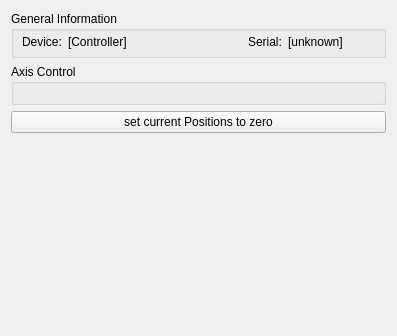
<?xml version="1.0" encoding="UTF-8"?>
<ui version="4.0">
 <class>DockWidgetThorlabsKCubeIM</class>
 <widget class="QWidget" name="DockWidgetThorlabsKCubeIM">
  <property name="geometry">
   <rect>
    <x>0</x>
    <y>0</y>
    <width>397</width>
    <height>336</height>
   </rect>
  </property>
  <property name="minimumSize">
   <size>
    <width>0</width>
    <height>237</height>
   </size>
  </property>
  <property name="windowTitle">
   <string>Thorlabs KCube Inertial Motor</string>
  </property>
  <layout class="QVBoxLayout" name="verticalLayout_2">
   <item>
    <widget class="QGroupBox" name="groupBox">
     <property name="sizePolicy">
      <sizepolicy hsizetype="Preferred" vsizetype="Minimum">
       <horstretch>0</horstretch>
       <verstretch>0</verstretch>
      </sizepolicy>
     </property>
     <property name="maximumSize">
      <size>
       <width>16777215</width>
       <height>16777215</height>
      </size>
     </property>
     <property name="title">
      <string>General Information</string>
     </property>
     <layout class="QVBoxLayout" name="verticalLayout_5">
      <property name="spacing">
       <number>6</number>
      </property>
      <property name="leftMargin">
       <number>8</number>
      </property>
      <property name="topMargin">
       <number>1</number>
      </property>
      <property name="rightMargin">
       <number>8</number>
      </property>
      <property name="bottomMargin">
       <number>3</number>
      </property>
      <item>
       <layout class="QHBoxLayout" name="horizontalLayout_4">
        <item>
         <widget class="QLabel" name="label_2">
          <property name="sizePolicy">
           <sizepolicy hsizetype="Preferred" vsizetype="Preferred">
            <horstretch>0</horstretch>
            <verstretch>0</verstretch>
           </sizepolicy>
          </property>
          <property name="text">
           <string>Device:</string>
          </property>
         </widget>
        </item>
        <item>
         <widget class="QLabel" name="lblDevice">
          <property name="sizePolicy">
           <sizepolicy hsizetype="Expanding" vsizetype="Preferred">
            <horstretch>0</horstretch>
            <verstretch>0</verstretch>
           </sizepolicy>
          </property>
          <property name="text">
           <string>[Controller]</string>
          </property>
         </widget>
        </item>
        <item>
         <spacer name="horizontalSpacer_2">
          <property name="orientation">
           <enum>Qt::Horizontal</enum>
          </property>
          <property name="sizeHint" stdset="0">
           <size>
            <width>40</width>
            <height>20</height>
           </size>
          </property>
         </spacer>
        </item>
        <item>
         <widget class="QLabel" name="label_6">
          <property name="sizePolicy">
           <sizepolicy hsizetype="Preferred" vsizetype="Preferred">
            <horstretch>0</horstretch>
            <verstretch>0</verstretch>
           </sizepolicy>
          </property>
          <property name="text">
           <string>Serial:</string>
          </property>
         </widget>
        </item>
        <item>
         <widget class="QLabel" name="lblSerial">
          <property name="sizePolicy">
           <sizepolicy hsizetype="MinimumExpanding" vsizetype="Preferred">
            <horstretch>0</horstretch>
            <verstretch>0</verstretch>
           </sizepolicy>
          </property>
          <property name="text">
           <string>[unknown]</string>
          </property>
          <property name="wordWrap">
           <bool>true</bool>
          </property>
         </widget>
        </item>
       </layout>
      </item>
     </layout>
    </widget>
   </item>
   <item>
    <widget class="QGroupBox" name="groupAxisControl">
     <property name="title">
      <string>Axis Control</string>
     </property>
     <property name="checkable">
      <bool>false</bool>
     </property>
     <layout class="QVBoxLayout" name="verticalLayout">
      <item>
       <widget class="MotorAxisController" name="motorAxisController">
        <property name="numAxis">
         <number>4</number>
        </property>
        <property name="defaultAxisUnit">
         <enum>MotorAxisController::UnitAU</enum>
        </property>
        <property name="defaultAxisType">
         <enum>MotorAxisController::TypeLinear</enum>
        </property>
        <property name="refreshAvailable">
         <bool>true</bool>
        </property>
        <property name="axisNames">
         <stringlist>
          <string>Mot1</string>
          <string>Mot2</string>
          <string>Mot3</string>
          <string>Mot4</string>
         </stringlist>
        </property>
        <property name="defaultDecimals">
         <number>0</number>
        </property>
        <property name="movementType">
         <enum>MotorAxisController::MovementAbsolute</enum>
        </property>
       </widget>
      </item>
     </layout>
    </widget>
   </item>
   <item>
    <widget class="QPushButton" name="btnCalib">
     <property name="text">
      <string>set current Positions to zero</string>
     </property>
    </widget>
   </item>
   <item>
    <spacer name="verticalSpacer">
     <property name="orientation">
      <enum>Qt::Vertical</enum>
     </property>
     <property name="sizeHint" stdset="0">
      <size>
       <width>20</width>
       <height>40</height>
      </size>
     </property>
    </spacer>
   </item>
  </layout>
 </widget>
 <customwidgets>
  <customwidget>
   <class>MotorAxisController</class>
   <extends>QWidget</extends>
   <header>motorAxisController.h</header>
  </customwidget>
 </customwidgets>
 <resources/>
 <connections/>
</ui>
